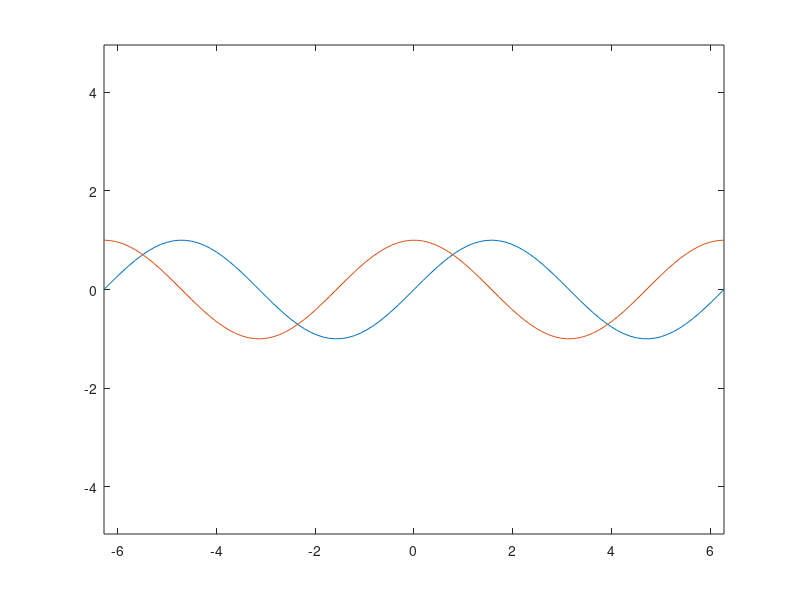

Write MATLAB code to recreate this figure. (Note: this script raises an error after producing the figure.)
clf
x0 = linspace(-2*pi, 2*pi);
ys0 = sin(x0);
yc0 = cos(x0);
h = plot(x0, ys0, x0, yc0);
axis equal
axis(axis)
% return
set(h, 'EraseMode', 'xor')
for fi=(0:2:360)*pi/180
    R = [ cos(fi)  -sin(fi)
          sin(fi)  cos(fi) ];
    xys = R * [x0;ys0];
    xyc = R * [x0;yc0];
    set(h(1), 'XData', xys(1,:), 'YData', xys(2,:));
    set(h(2), 'XData', xyc(1,:), 'YData', xyc(2,:));
    drawnow;
end
% endDSfqewr
